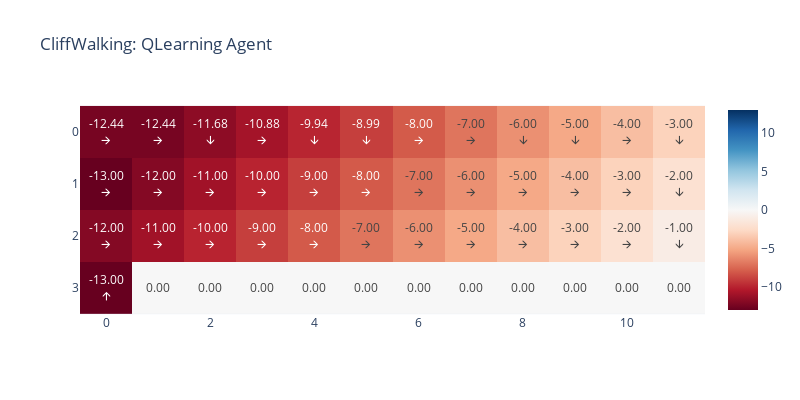
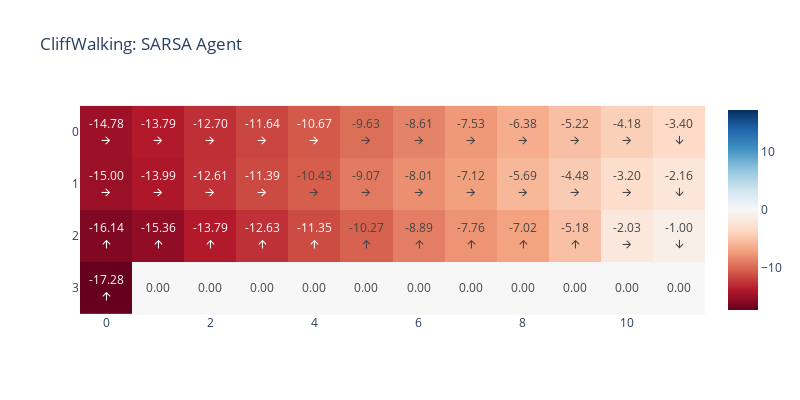
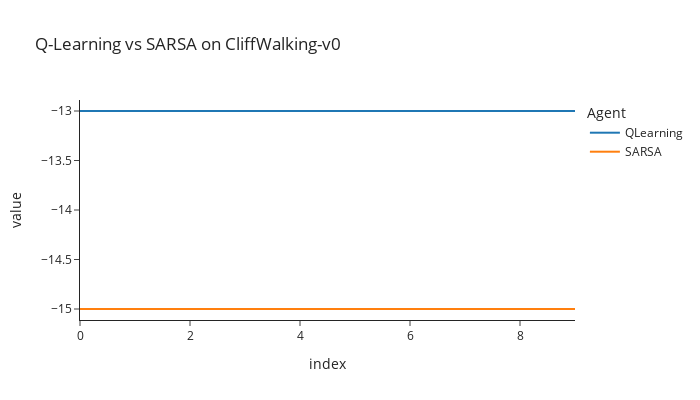

Notebook source saved alongside these figures, in order:
### Markdown cell above
## Other Environments

`gym` provides a large set of environments with which to test agents against. We can see all available environments via the dictionary `gym.envs.registry` (keys are env names, values are env classes).

Have a look at [the gymnasium library](https://gymnasium.farama.org/) for descriptions of these environments. As written, our SARSA and Q-Learning agents will only work with environments that have both discrete observation and discrete action spaces.

We'll modify the above code to use environment `gym.make("CliffWalking-v0")` instead (see [this link](https://gymnasium.farama.org/environments/toy_text/cliff_walking/)). We have the following graph from Sutton & Barto, Example 6.6, that displays the sum of reward obtained for each episode, as well as the policies obtained (SARSA takes the safer path, Q-Learning takes the optimal path). You may want to check out [this post](https://towardsdatascience.com/walking-off-the-cliff-with-off-policy-reinforcement-learning-7fdbcdfe31ff).

<img src="https://raw.githubusercontent.com/info-arena/ARENA_img/main/misc/cliff_pi.png" width="450"><br>
<img src="https://raw.githubusercontent.com/info-arena/ARENA_img/main/misc/cliff.png" width="450">

Do you get a similar result when you run the code below?

Some notes:

* Use $\gamma = 1$ as described in Sutton & Barto, Example 6.6.
* Try tweaking the learning rate and epsilon (start with $\epsilon = 0.1$) to try and cause SARSA to take the cautious path, while Q-Learning takes the risky path.
* We've included some helper functions to display the value of each state, as well as the policy an agent would take, given the Q-value function.
* One of the bonus exercises we've suggested is to write your own version of `CliffWalking-v0` by writing a class similar to the `Norvig` class you have been working with. If you do this correctly, then you'll also be able to make a cheating agent.
* We've defined a `cliffwalk_imshow` helper function for you, which visualises your agent's path (and reward at each square).

<details>
<summary>Question - why do you think it's okay to use gamma=1 here?</summary>

The penalty term `-1` makes sure that the agent is continually penalised until it hits the terminal state. Unlike our `Norvig` environment, there is no wall to get stuck in perpetually, rather hitting the cliff will send you back to the start, so the agent must eventually reach the terminal state.

</details>

### Code cell
gamma = 1
seed = 0

config_cliff = AgentConfig(epsilon=0.1, lr=0.1, optimism=0)
env = gym.make("CliffWalking-v0")
n_runs = 2500
args_cliff = (env, config_cliff, gamma, seed)

returns_list = []
name_list = []
agents = [QLearning(*args_cliff), SARSA(*args_cliff)]

for agent in agents:
    assert isinstance(agent, (QLearning, SARSA))  # for typechecker
    returns = agent.train(n_runs)[1:]
    # returns_list.append(returns)
    name_list.append(agent.name)
    V = agent.Q.max(axis=-1).reshape(4, 12)
    pi = agent.Q.argmax(axis=-1).reshape(4, 12)
    cliffwalk_imshow(V, pi, title=f"CliffWalking: {agent.name} Agent", width=800, height=400)
    # Compute returns from deterministically following the policy
    det_agent = EpsilonGreedy(env, AgentConfig(epsilon = 0), gamma, seed)
    det_agent.Q = agent.Q.copy()
    eval_returns = []
    for i in range(10):
        dones = False
        ep_rew = 0
        obs, _ = det_agent.env.reset(seed=i)
        while not dones:
            obs, reward, terminated, truncated, info = env.step(det_agent.get_action(obs))
            ep_rew = ep_rew + reward
            dones = terminated or truncated
        eval_returns.append(ep_rew)
    returns_list.append(eval_returns)
    print(len(eval_returns))

# print(returns_list)
# print(len(returns_list), len(name_list))

line(
    returns_list,
    names=name_list,
    template="simple_white",
    title="Q-Learning vs SARSA on CliffWalking-v0",
    labels={"x": "Episode", "y": "Avg. reward", "variable": "Agent"},
    width=700,
    height=400,
    render_mode = "svg"
)

### Figure 1 — Plotly figure (JSON) as saved in the notebook; plotly's stock layout.template omitted (floating-point values rounded to 4 significant figures)
{"data": [{"coloraxis": "coloraxis", "hovertemplate": "x: %{x}<br>y: %{y}<br>color: %{z}<extra></extra>", "name": "0", "text": [["-12.44<br>🡪", "-12.44<br>🡪", "-11.68<br>🡫", "-10.88<br>🡪", "-9.94<br>🡫", "-8.99<br>🡫", "-8.00<br>🡪", "-7.00<br>🡪", "-6.00<br>🡫", "-5.00<br>🡫", "-4.00<br>🡪", "-3.00<br>🡫"], ["-13.00<br>🡪", "-12.00<br>🡪", "-11.00<br>🡪", "-10.00<br>🡪", "-9.00<br>🡪", "-8.00<br>🡪", "-7.00<br>🡪", "-6.00<br>🡪", "-5.00<br>🡪", "-4.00<br>🡪", "-3.00<br>🡪", "-2.00<br>🡫"], ["-12.00<br>🡪", "-11.00<br>🡪", "-10.00<br>🡪", "-9.00<br>🡪", "-8.00<br>🡪", "-7.00<br>🡪", "-6.00<br>🡪", "-5.00<br>🡪", "-4.00<br>🡪", "-3.00<br>🡪", "-2.00<br>🡪", "-1.00<br>🡫"], ["-13.00<br>🡩", "0.00", "0.00", "0.00", "0.00", "0.00", "0.00", "0.00", "0.00", "0.00", "0.00", "0.00"]], "texttemplate": "%{text}", "type": "heatmap", "xaxis": "x", "yaxis": "y", "z": [[-12.44, -12.44, -11.68, -10.88, -9.935, -8.994, -7.999, -7.0, -6.0, -5.0, -4.0, -3.0], [-13.0, -12.0, -11.0, -10.0, -9.0, -8.0, -7.0, -6.0, -5.0, -4.0, -3.0, -2.0], [-12.0, -11.0, -10.0, -9.0, -8.0, -7.0, -6.0, -5.0, -4.0, -3.0, -2.0, -1.0], [-13.0, 0, 0, 0, 0, 0, 0, 0, 0, 0, 0, 0]]}], "layout": {"coloraxis": {"cmid": 0, "colorscale": [[0, "rgb(103,0,31)"], [0.1, "rgb(178,24,43)"], [0.2, "rgb(214,96,77)"], [0.3, "rgb(244,165,130)"], [0.4, "rgb(253,219,199)"], [0.5, "rgb(247,247,247)"], [0.6, "rgb(209,229,240)"], [0.7, "rgb(146,197,222)"], [0.8, "rgb(67,147,195)"], [0.9, "rgb(33,102,172)"], [1, "rgb(5,48,97)"]]}, "height": 400, "title": {"text": "CliffWalking: QLearning Agent"}, "width": 800, "xaxis": {"anchor": "y", "constrain": "domain", "domain": [0, 1], "scaleanchor": "y"}, "yaxis": {"anchor": "x", "autorange": "reversed", "constrain": "domain", "domain": [0, 1]}}}

### Figure 2 — Plotly figure (JSON) as saved in the notebook; plotly's stock layout.template omitted (floating-point values rounded to 4 significant figures)
{"data": [{"coloraxis": "coloraxis", "hovertemplate": "x: %{x}<br>y: %{y}<br>color: %{z}<extra></extra>", "name": "0", "text": [["-14.78<br>🡪", "-13.79<br>🡪", "-12.70<br>🡪", "-11.64<br>🡪", "-10.67<br>🡪", "-9.63<br>🡪", "-8.61<br>🡪", "-7.53<br>🡪", "-6.38<br>🡪", "-5.22<br>🡪", "-4.18<br>🡪", "-3.40<br>🡫"], ["-15.00<br>🡪", "-13.99<br>🡪", "-12.61<br>🡪", "-11.39<br>🡪", "-10.43<br>🡪", "-9.07<br>🡪", "-8.01<br>🡪", "-7.12<br>🡪", "-5.69<br>🡪", "-4.48<br>🡪", "-3.20<br>🡪", "-2.16<br>🡫"], ["-16.14<br>🡩", "-15.36<br>🡩", "-13.79<br>🡩", "-12.63<br>🡩", "-11.35<br>🡩", "-10.27<br>🡩", "-8.89<br>🡩", "-7.76<br>🡩", "-7.02<br>🡩", "-5.18<br>🡩", "-2.03<br>🡪", "-1.00<br>🡫"], ["-17.28<br>🡩", "0.00", "0.00", "0.00", "0.00", "0.00", "0.00", "0.00", "0.00", "0.00", "0.00", "0.00"]], "texttemplate": "%{text}", "type": "heatmap", "xaxis": "x", "yaxis": "y", "z": [[-14.78, -13.79, -12.7, -11.64, -10.67, -9.635, -8.615, -7.527, -6.384, -5.22, -4.177, -3.404], [-15.0, -13.99, -12.61, -11.39, -10.43, -9.066, -8.007, -7.117, -5.693, -4.476, -3.201, -2.156], [-16.14, -15.36, -13.79, -12.63, -11.35, -10.27, -8.887, -7.765, -7.017, -5.183, -2.027, -1.0], [-17.28, 0, 0, 0, 0, 0, 0, 0, 0, 0, 0, 0]]}], "layout": {"coloraxis": {"cmid": 0, "colorscale": [[0, "rgb(103,0,31)"], [0.1, "rgb(178,24,43)"], [0.2, "rgb(214,96,77)"], [0.3, "rgb(244,165,130)"], [0.4, "rgb(253,219,199)"], [0.5, "rgb(247,247,247)"], [0.6, "rgb(209,229,240)"], [0.7, "rgb(146,197,222)"], [0.8, "rgb(67,147,195)"], [0.9, "rgb(33,102,172)"], [1, "rgb(5,48,97)"]]}, "height": 400, "title": {"text": "CliffWalking: SARSA Agent"}, "width": 800, "xaxis": {"anchor": "y", "constrain": "domain", "domain": [0, 1], "scaleanchor": "y"}, "yaxis": {"anchor": "x", "autorange": "reversed", "constrain": "domain", "domain": [0, 1]}}}

### Figure 3 — Plotly figure (JSON) as saved in the notebook; plotly's stock layout.template omitted (floating-point values rounded to 4 significant figures)
{"data": [{"hovertemplate": "Agent=wide_variable_0<br>index=%{x}<br>value=%{y}<extra></extra>", "legendgroup": "wide_variable_0", "line": {"color": "#1F77B4", "dash": "solid"}, "marker": {"symbol": "circle"}, "mode": "lines", "name": "QLearning", "orientation": "v", "showlegend": true, "type": "scatter", "x": [0, 1, 2, 3, 4, 5, 6, 7, 8, 9], "xaxis": "x", "y": [-13, -13, -13, -13, -13, -13, -13, -13, -13, -13], "yaxis": "y"}, {"hovertemplate": "Agent=wide_variable_1<br>index=%{x}<br>value=%{y}<extra></extra>", "legendgroup": "wide_variable_1", "line": {"color": "#FF7F0E", "dash": "solid"}, "marker": {"symbol": "circle"}, "mode": "lines", "name": "SARSA", "orientation": "v", "showlegend": true, "type": "scatter", "x": [0, 1, 2, 3, 4, 5, 6, 7, 8, 9], "xaxis": "x", "y": [-15, -15, -15, -15, -15, -15, -15, -15, -15, -15], "yaxis": "y"}], "layout": {"height": 400, "hovermode": "x unified", "legend": {"title": {"text": "Agent"}, "tracegroupgap": 0}, "title": {"text": "Q-Learning vs SARSA on CliffWalking-v0"}, "width": 700, "xaxis": {"anchor": "y", "domain": [0, 1], "title": {"text": "index"}}, "yaxis": {"anchor": "x", "domain": [0, 1], "title": {"text": "value"}}}}
